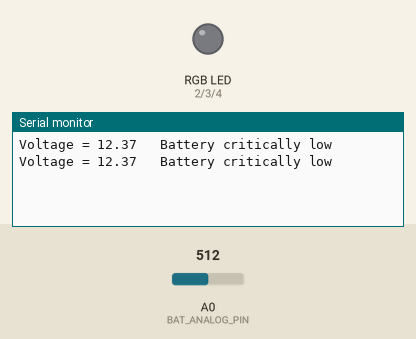
Simulated run of this sketch. Board: Arduino Uno, built with avr-gcc and run on an emulated ATmega328P. Parts: an RGB LED mixed from three pins (HIGH = lit), the last lines printed to the serial monitor. The test bench sets the inputs (shaded band); at power-on: A0 (BAT_ANALOG_PIN) = 512.

Above: at 2.8 s.
2.9 s: A0 (BAT_ANALOG_PIN) set to 803
At 3.8 s:
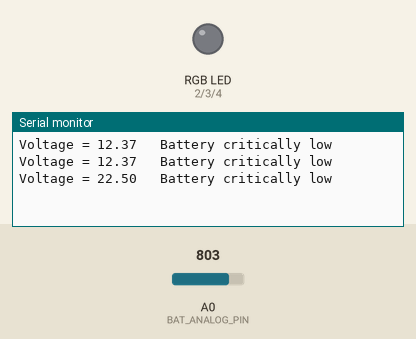
4.4 s: A0 (BAT_ANALOG_PIN) set to 829
At 5.7 s:
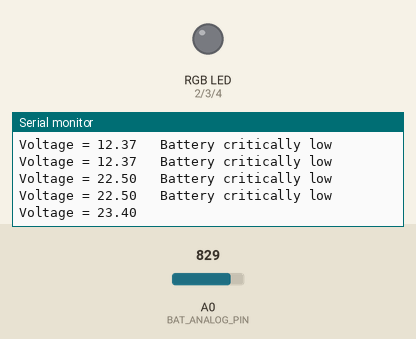

Measured:
- the behaviour switches between 817 and 818 on A0 (BAT_ANALOG_PIN) (found by bisection; images 1 and 2)
- after the input at 2.9 s, the serial monitor: prints a new line after 0.10 s (image 1)
- after the input at 4.4 s, the serial monitor: prints a new line after 0.60 s (image 2)

The sketch:

voltage_sensor.ino
```cpp
#include "voltage_sensor.h"

void setup()
{
  // initialize serial communications at 9600 bps:
  Serial.begin(9600);
  // set digital pins as output for RGB LED indicator
  pinMode(RED, OUTPUT);
  pinMode(GREEN, OUTPUT);
  pinMode(BLUE, OUTPUT);
}

float readandmap_analog_signal()
{
  float mapAdc;
  mapAdc = (float)map(analogRead(BAT_ANALOG_PIN), ADC_MIN_COUNT,
                    ADC_MAX_COUNT, BAT_MIN_VOLTAGE, BAT_MAX_VOLTAGE)/1000;
  return(mapAdc);
}

void batterystatus_led_indicator(int mode)
{
  switch(mode)
  {
    case LIPO_FULL: RGB_color(0, 0, 255);           // Green
    case DRAIN_STARTED: RGB_color(255, 255, 0);     // Magneta
    case REACHING_LOW: RGB_color(255, 125, 255);    // Raspberry
    case CRITICAL: RGB_color(255, 0, 0);            // Red
  }
}

void RGB_color(int rvalue, int bvalue, int gvalue)
{
  analogWrite(RED, rvalue);
  analogWrite(GREEN, gvalue);
  analogWrite(BLUE, bvalue);
}

void loop()
{
  float adc_in_volts;
  /* Read battery voltage from the ADC Channel A0 and map the
     the range of BAT_MIN_VOLTAGE and BAT_MAX_VOLTAGE */
  #ifdef UPDATE_INTERVAL
  if (millis() - updateintervalTimer >= UPDATE_INTERVAL)
  {
    adc_in_volts = readandmap_analog_signal();
    Serial.print("Voltage = ");
    Serial.print(adc_in_volts);
    if((adc_in_volts<=FULL_CHARGE)&&(adc_in_volts>28.9))
    {
      Serial.println("\t Battery Full..!!!");
      batterystatus_led_indicator(LIPO_FULL);
    }
    else if((adc_in_volts<=DRAIN_STARTED)&&(adc_in_volts>25.5))
    {
      Serial.println("\t Battery started discharging, still have energy left");
      batterystatus_led_indicator(LIPO_DISCHARGING);
    }
    else if((adc_in_volts<=REACHING_LOW)&&(adc_in_volts>23.5))
    {
      Serial.println("\t Start charging..! Battery is low");
      batterystatus_led_indicator(LIPO_LOW);
    }
    else if(adc_in_volts<=CRITICAL)
    {
      Serial.println("\t Battery critically low");
      batterystatus_led_indicator(LIPO_CRITICAL);
    }
    updateintervalTimer = millis();
  }
  #else
      /* Do Nothing */
  #endif
}
```

voltage_sensor.h
```cpp
/*
File Name: voltage_sensor.h

Created Date: 16-April-2020

Description: Header file for variable and structure decalrarions

Created By: Narahari Kasagatta Ramesh,
			      Development Engineer,
			      Done Enterprises Ab Oy, Vaasa

Contact:  narahari.kasagattaramesh@doneenterprises.fi
		      +358-417501750

*/

#define ADC_MIN_COUNT (620+140)           // ADC count when the battery is at critically low voltage
#define ADC_MAX_COUNT (850+140)           // ADC count when the battery is fully charged
#define BAT_MIN_VOLTAGE 21000       // LiPo voltage at critical state in mV
#define BAT_MAX_VOLTAGE 29000       // Lipo voltage at full cahrge state in mV

#define BAT_ANALOG_PIN A0      		// Analog input pin A0
#define BAT_LED_PIN 12         		// Digital output pin 12
#define UPDATE_INTERVAL 1000  		// Loop update interval in ms


typedef enum{
  LIPO_FULL = 1,        // Battery is in full charged state (29V)
  LIPO_DISCHARGING,     // Battery started to discharge and ready for first warning (<=26V)
  LIPO_LOW,             // Battery is near to completely discharge state (<=24V)
  LIPO_CRITICAL         // Battery is completely disccharged (<=23V)
}batteryState;

typedef enum{
  FULL_CHARGE=29,      // Voltage when battery is full charged
  DRAIN_STARTED=26,    // Voltage when battery starts to drain but some energy is left
  REACHING_LOW=24,     // Voltage when battery discharge characteristics are reaching towards flat
  CRITICAL=23          // Voltage when battery must be charged
}batteryVoltage;

typedef enum
{
  RED = 2,   // digital pin 2
  GREEN,     // digital pin 3
  BLUE       // digital pin 4
}RGBled;

unsigned long batterylevelindicatorTimer = millis();
unsigned long updateintervalTimer = millis();


/*
 if(batteryVoltage>=29)
      Serial.println("Battery Full..!!!");
    //battery_LED_indicator(STATE_FULL); //Green light
    else if((batteryVoltage>=762)||(batteryVoltage<=853))
      Serial.println("\t Battery started discharging, still have energy left");
    //battery_LED_indicator(STATE_DISCHARGING); //Blink Green light
    else if((batteryVoltage>=703)||(batteryVoltage<=707))
      Serial.println("Start charging..! Battery is low");
    //battery_LED_indicator(STATE_LOW); //Blink Green and Red light in 500ms interval
    else
      Serial.println("Battery critically low");
    //battery_LED_indicator(STATE_CRITICAL); //Blink Red light
    //END of if(batteryVoltage>853)
*/
```
